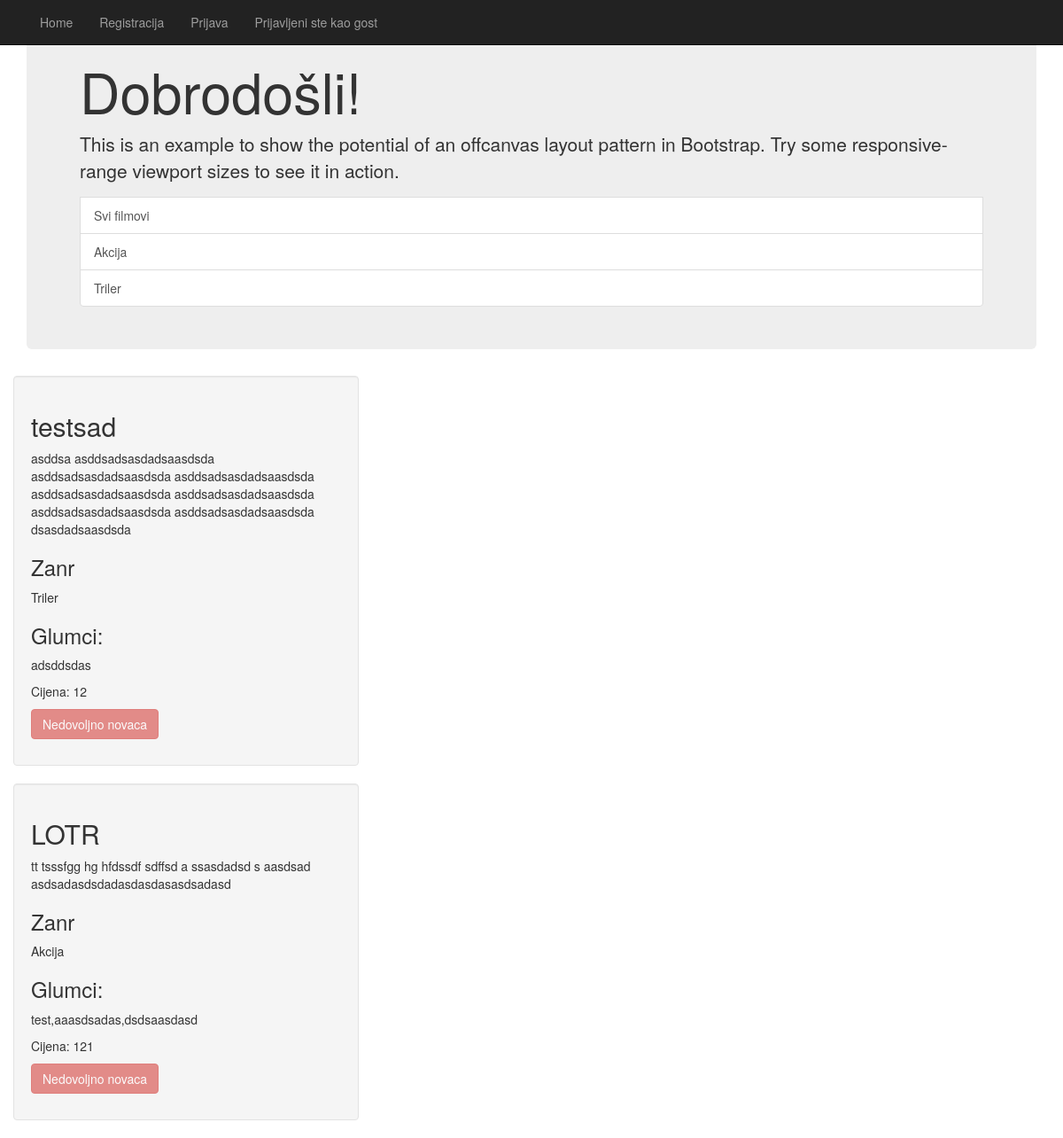
The page / on the database its author committed.
### tables this page shows
CREATE TABLE `zanr` (
  `Id` int(11) NOT NULL,
  `Naziv` varchar(50) NOT NULL
);

CREATE TABLE `film` (
  `Id` int(11) NOT NULL,
  `GodinaIzlaska` int(11) NOT NULL,
  `ZanrId` int(11) NOT NULL,
  `Cijena` double NOT NULL,
  `Opis` text NOT NULL,
  `Naziv` varchar(50) NOT NULL,
  `Glumci` text NOT NULL
);

### index.php (the view, shortened to what this page needs)
<?php
require("baza.php");
require("nav.php");
?>
<body>
<div class="container">
<div class="row ">
        <div class="col-xs-12">
          <div class="jumbotron">
            <h1>Dobrodošli!</h1>
            <p>This is an example to show the potential of an offcanvas layout pattern in Bootstrap. Try some responsive-range viewport sizes to see it in action.</p>
            <?php
                $sql="select * from zanr";
                $result = $con->query($sql);
    if ($result->num_rows > 0) {
      echo(
        '<a href="index.php" class="list-group-item">Svi filmovi</a>'
    );
        while($row = $result->fetch_assoc()) {
        echo(
            '<a href="index.php?zanr='.$row["Id"].'" class="list-group-item">'.$row["Naziv"].'</a>'
        );
        }
    }
            ?>
          </div>
          <div class="row">
          <?php
                if (!isset($_GET["zanr"])) {
                $sql="SELECT f.Id as Id,f.Naziv as Naziv,f.Opis as Opis, f.Glumci as Glumci, z.Naziv as NazivFilma,f.Cijena as Cijena FROM film as f INNER JOIN zanr as z on z.Id=f.ZanrId";
                $result = $con->query($sql);
                }
                else{
                  $sql="SELECT f.Id as Id,f.Naziv as Naziv,f.Opis as Opis, f.Glumci as Glumci, z.Naziv as NazivFilma,f.Cijena as Cijena FROM film as f INNER JOIN zanr as z on z.Id=f.ZanrId WHERE z.Id=".$_GET["zanr"];
                  $result = $con->query($sql);
                }
                $dugme="";
                while ($row = $result->fetch_assoc()) {
                  if ($row["Cijena"]>$stanje) {
                    $dugme='<p><a class="btn btn-danger" disabled>Nedovoljno novaca</a></p>';
                  }
                  else
                  {
                      $dugme='<p><a href="kupifilm.php?film='.$row["Id"].'&cijena='.$row["Cijena"].'"  class="btn btn-success">Kupi film</a></p>';
                  }
                  echo(
                        '<div class="col-xs-6 col-lg-4 well">
                        <h2>'.$row["Naziv"].'</h2>
                        <p>'.$row["Opis"].' </p>
                        <h3>Zanr</h3>
                        <p>'.$row["NazivFilma"].'</p>
                        <h3>Glumci:</h3>
                        <p>'.$row["Glumci"].'</p>
                        <p>Cijena: '.$row["Cijena"].'</p>
                        '.$dugme.'
                      </div>
                    </div>
                  </div>'
                    );
                  }
          ?>
</body>

### rows shown on the page
zanr: Naziv "Akcija"
zanr: Naziv "Triler"
film: Naziv "testsad", Opis "asddsa asddsadsasdadsaasdsda asddsadsasdadsaasdsda asddsadsasdadsaasdsda asddsadsasdadsaasdsda asddsadsasdadsaasdsda asddsadsasdadsaasdsda asddsadsasdadsaasdsda dsasdadsaasdsda", ZanrId.Naziv "Triler", Glumci "adsddsdas", Cijena "12", shows "Nedovoljno novaca"
film: Naziv "LOTR", Opis "tt tsssfgg hg hfdssdf sdffsd a ssasdadsd s aasdsad asdsadasdsdadasdasdasasdsadasd", ZanrId.Naziv "Akcija", Glumci "test,aaasdsadas,dsdsaasdasd", Cijena "121", shows "Nedovoljno novaca"
